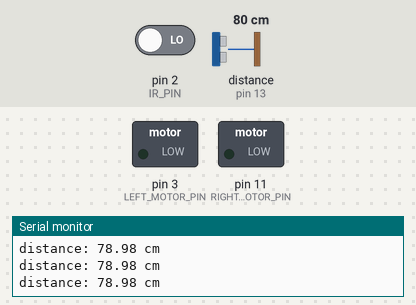
A sketch run on a simulated Arduino Uno, built with avr-gcc and run on an emulated ATmega328P. Shown: switched loads named in the sketch (green lamp = pin HIGH), the last lines printed to the serial monitor. Wiring (inferred from the names in the program): ultrasonic range finder: trigger pin 12; echo pin 13. Inputs (shaded band) come from the test bench; at power-on: pin 2 (IR_PIN) LOW, distance to the obstacle (sensor on pin 13) 80 cm. The echo pulse lasts 58.3 µs per cm; pins used as bus, display or sensor lines are not drawn.

Above: at 1.2 s.
1.3 s: pin 2 (IR_PIN) driven HIGH
At 2.3 s:
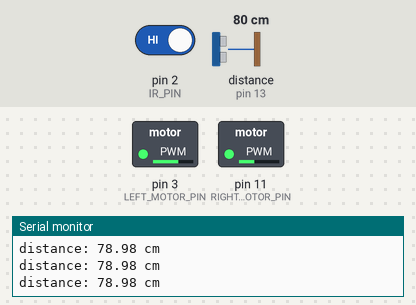
2.8 s: distance to the obstacle (sensor on pin 13) set to 7 cm
4.3 s: distance to the obstacle (sensor on pin 13) set to 4 cm
At 5.0 s:
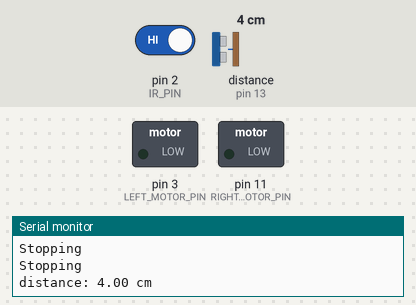
5.8 s: distance to the obstacle (sensor on pin 13) set to 9 cm
At 6.9 s:
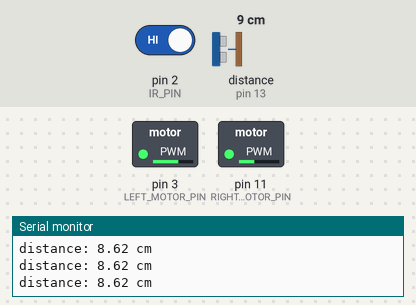
7.4 s: pin 2 (IR_PIN) driven LOW
At 8.7 s:
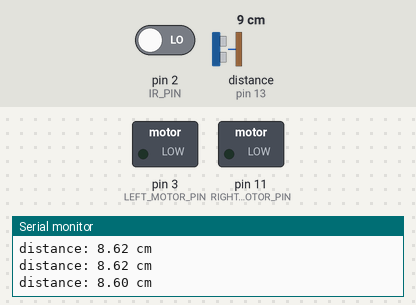
Timing chart, 0 to 9.9 s (numbered marks = the images above; inputs shaded):
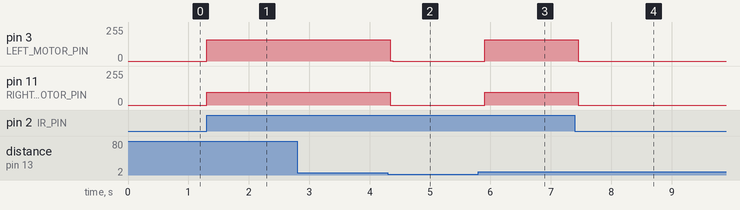

The sketch:

multi_motor_robot_598.ino
```cpp
// snippet: multi_motor_robot_598
// tags: robot, multi-motor, differential-drive, millis
// boards: avr, megaavr, nano33iot, romi32u4, rp2040
// library: none
// description: Autonomous docking: drive toward a target IR beacon on pin 2 (interrupt, pulse counting)
// prompts: autonomous, docking, drive, toward, target, beacon
// verified: compile-only
// source: kd-generated (id 598)
// exact-include: Arduino.h

#include <Arduino.h>

const int IR_PIN = 2;
const int TRIG_PIN = 12;
const int ECHO_PIN = 13;
const int LEFT_MOTOR_PIN = 3;
const int RIGHT_MOTOR_PIN = 11;
const int MOTOR_SPEED = 128;

int irSignal = 0;  // ISR countIrSignal() is empty; irSignal is only touched in loop() — volatile removed
unsigned long prevIrMs = 0;
unsigned long prevHcMs = 0;
float distanceCm = 0.0;

void setup() {
  Serial.begin(9600);
  pinMode(IR_PIN, INPUT);
  pinMode(TRIG_PIN, OUTPUT);
  pinMode(ECHO_PIN, INPUT);
  pinMode(LEFT_MOTOR_PIN, OUTPUT);
  pinMode(RIGHT_MOTOR_PIN, OUTPUT);
  attachInterrupt(digitalPinToInterrupt(IR_PIN), countIrSignal, CHANGE);
}

void loop() {
  unsigned long now = millis();

  // Read IR signal
  if (now - prevIrMs >= 100) {
    prevIrMs = now;
    int currentIrSignal = digitalRead(IR_PIN);
    if (currentIrSignal != irSignal) {
      irSignal = currentIrSignal;
      if (irSignal == HIGH) {
        Serial.println("IR signal detected");
      } else {
        Serial.println("No IR signal");
      }
    }
  }

  // Read HC-SR04 distance
  if (now - prevHcMs >= 100) {
    prevHcMs = now;
    digitalWrite(TRIG_PIN, LOW);
    delayMicroseconds(2);
    digitalWrite(TRIG_PIN, HIGH);
    delayMicroseconds(10);
    digitalWrite(TRIG_PIN, LOW);
    long duration = pulseIn(ECHO_PIN, HIGH, 30000);  // returns echo duration in us; divide by 58 for cm (speed of sound)
    distanceCm = duration * 0.034 / 2.0;
    Serial.print("distance: ");
    Serial.print(distanceCm);
    Serial.println(" cm");
  }

  // Drive toward IR beacon (bias slightly to steer toward the beacon)
  if (irSignal == HIGH) {
    int leftSpeed  = constrain(MOTOR_SPEED + 32, 0, 255);
    int rightSpeed = constrain(MOTOR_SPEED - 32, 0, 255);
    analogWrite(LEFT_MOTOR_PIN, leftSpeed);
    analogWrite(RIGHT_MOTOR_PIN, rightSpeed);
  } else {
    analogWrite(LEFT_MOTOR_PIN, 0);
    analogWrite(RIGHT_MOTOR_PIN, 0);
  }

  // Stop when a real echo puts an obstacle closer than 5 cm. pulseIn() returns 0 on
  // timeout (no echo) → distanceCm == 0, which must NOT be treated as "very close".
  if (distanceCm > 0.0 && distanceCm < 5.0) {
    analogWrite(LEFT_MOTOR_PIN, 0);
    analogWrite(RIGHT_MOTOR_PIN, 0);
    Serial.println("Stopping");
  }
}

void countIrSignal() {
  // Interrupt service routine for IR signal counting
}
```

Measured:
- the behaviour switches between 6 and 5 cm on distance to the obstacle (sensor on pin 13) (found by bisection; images 1 and 2)
- after the input at 1.3 s, pin 3 (LEFT_MOTOR_PIN): 0/255 → 160/255 at once; pin 11 (RIGHT_MOTOR_PIN): 0/255 → 96/255 at once
- after the input at 4.3 s, pin 3 (LEFT_MOTOR_PIN): 160/255 → 0/255 at once; pin 11 (RIGHT_MOTOR_PIN): 96/255 → 0/255 at once
- after the input at 5.8 s, pin 3 (LEFT_MOTOR_PIN): 0/255 → 160/255 after 0.10 s; pin 11 (RIGHT_MOTOR_PIN): 0/255 → 96/255 after 0.10 s
- after the input at 7.4 s, pin 3 (LEFT_MOTOR_PIN): 160/255 → 0/255 after 0.05 s; pin 11 (RIGHT_MOTOR_PIN): 96/255 → 0/255 after 0.05 s
